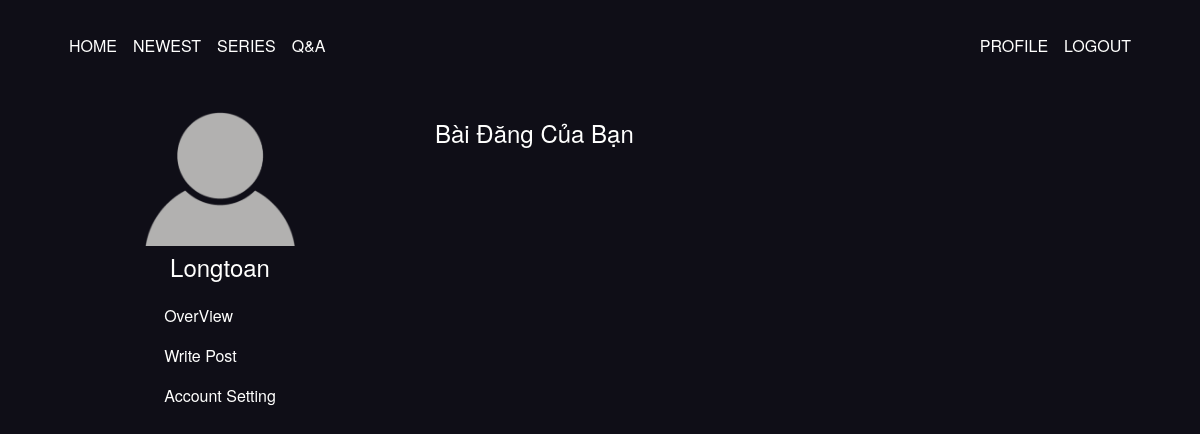
Page /account (signed in) on the earlier database version.
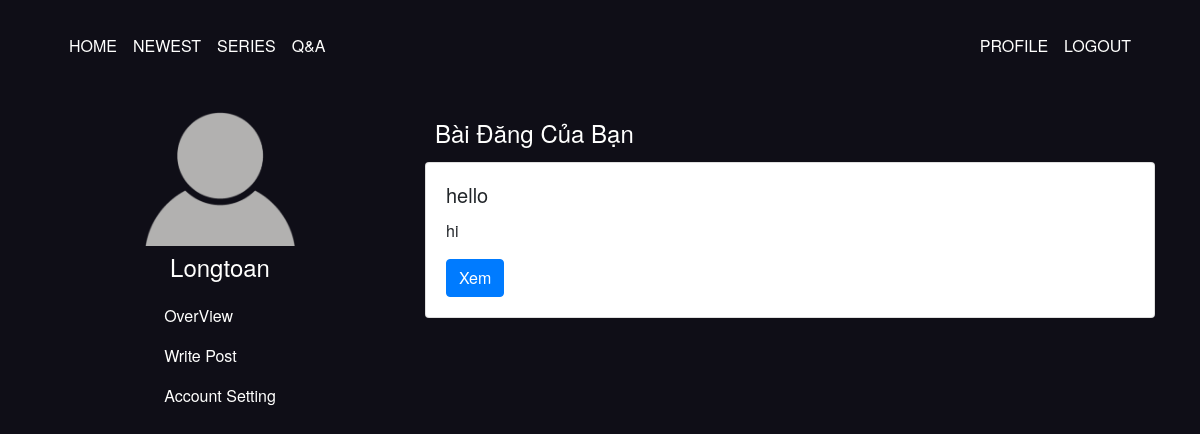
Same page on the later database version.
### application/model.py (models this page shows, shortened)
class CreatePost(db.Model):
    __tablename_ = "Table Content"
    id = db.Column(db.Integer, primary_key=True)
    title = db.Column(db.String(100), unique=True, nullable=False)
    content = db.Column(db.Text, nullable=False)
    datepost = db.Column(db.DateTime, nullable=False,
                         default=datetime.utcnow())
    user_id = db.Column(db.Integer, db.ForeignKey('user.id'), nullable=False)

### application/routes.py (the view)
@app.route("/account", methods=['GET', 'POST'])
@login_required
def account():
    image_file = url_for('static', filename='profile/' +
                         current_user.image_file)
    posts = CreatePost.query.filter_by(user_id=current_user.id).all()
    return render_template("account.html", title="Account", image_file=image_file,posts=posts)

### application/routes.py (called while the page is built)
@login_manager.user_loader
def load_user(user_id):
    if user_id is not None:
        return User.query.get(user_id)
    return None

### application/templates/account.html
{% extends "layout.html" %}
{% block content %}
<head>
    <link rel="stylesheet" href="{{ url_for('static', filename='css/account.css') }}">
</head>
<div class="container">
    <div class="row">
        <div class="col-md-4">
            <div class="profile">
                <div class="profile-avatar">
                    <img src="{{image_file}}" alt="" style="width: 150px;">
                </div>
                <div class="profile-name">
                    <h4>{{current_user.username}}</h4>
                </div>
                <div class="profile-usermenu">
                    <ul class="nav flex-column">
                        <li class="nav-item">
                            <a class="nav-link" href="#">OverView</a>
                        </li>
                        <li class="nav-item">
                            <a class="nav-link" href="/post/new">Write Post</a>
                        </li>
                        <li class="nav-item">
                            <a class="nav-link" href="/setting">Account Setting</a>
                        </li>
                    </ul>
                </div>
            </div>
        </div>
        <div class="col-md-8">
            <h4>Bài Đăng của bạn</h4>
            {% for post in posts %}
            <div class="card" style="width: 100%;">
                <div class="card-body">
                    <h5 class="card-title">{{post.title}}</h5>
                    <p class="card-text">{{post.content}}</p>
                    <a href="/post/{post.id}" class="btn btn-primary">Xem</a>
                </div>
            </div>
            {% endfor %}
        </div>
    </div>
</div>
{% endblock content %}

Differences in the rows shown:
added CreatePost: title "hello", content "hi"
